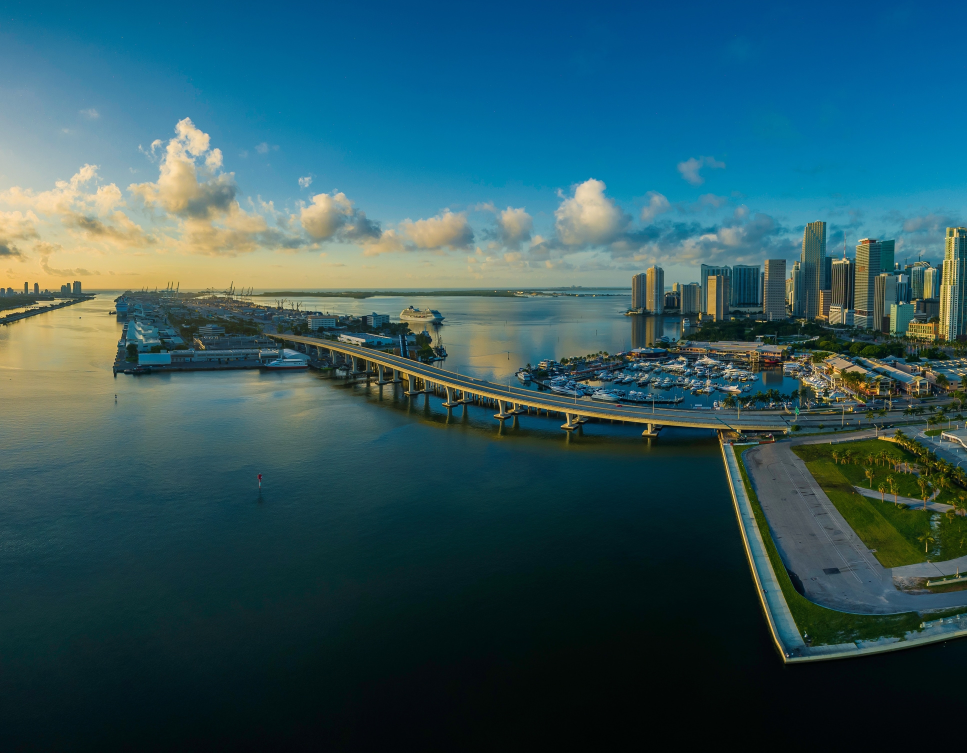
#> input picture image/test/1.jpg, 3867 x 3010 px (shown at 1/4 size); its folder holds 2 pictures in this run
$ python test.py
#> lines starting #> are read from the running program, lines starting #| are printed output that depends on the picture
### views/init_views.py
from __future__ import annotations

from typing import Tuple, Optional, List
import cv2
import numpy as np

from features.types import FeatureConfig
from features.detector import extract_sift_features
from features.matcher import match_chain_sequential
from geometry.homography import estimate_homography_ransac
from geometry.cylindrical import cylindrical_project
from .types import View

def init_views_from_paths(
    img_paths: List[str],
    cfg: FeatureConfig,
    ref_id: int = 0,
) -> List[View]:
    """
    通用版本：从若干张图片路径初始化一组 View，并计算每张图到参考视图的单应矩阵 H_to_ref。

    Parameters
    ----------
    img_paths : List[str]
        多张图片的路径，建议按空间顺序（如从左到右）排列。
    cfg : FeatureConfig
        特征提取 / 匹配配置。
    ref_id : int
        参考视图的索引（0 <= ref_id < len(img_paths)）。

    Returns
    -------
    views : List[View]
        views[i].id      = i
        views[i].H_to_ref: image i -> ref_id 的平面坐标系
                           （ref 视图自身为单位阵）
    """
#> called with ref_id = 1
    num_imgs = len(img_paths)
    if num_imgs < 2:
        raise ValueError(f"至少需要两张图片进行拼接，当前只有 {num_imgs} 张")

    if not (0 <= ref_id < num_imgs):
        raise ValueError(f"ref_id 必须在 [0, {num_imgs - 1}] 范围内，当前为 {ref_id}")

    # ------------------------------------------------------------------
    # 1. 读图
    # ------------------------------------------------------------------
    images: List[np.ndarray] = []
    for p in img_paths:
        img = cv2.imread(p)
#> img is the input picture: shape (3010, 3867, 3); mean B, G, R 93.4, 85.5, 46.7
        if img is None:
            raise IOError(f"读图失败: {p}")
        images.append(img)
    # ------------------------------------------------------------------
    # 1.5 柱面投影(CP-SIFT)
    # ------------------------------------------------------------------
    proc_images: List[np.ndarray] = []

    for img in images:
        proc = img

        if cfg.use_cylindrical:
            h, w = img.shape[:2]

            if cfg.fx is not None and cfg.fy is not None:
                fx = cfg.fx
                fy = cfg.fy
            else:
                f = cfg.cyl_f_ratio * w
                fx = fy = float(f)

            cx = cfg.cx if cfg.cx is not None else w * 0.5
            cy = cfg.cy if cfg.cy is not None else h * 0.5

            proc, _ = cylindrical_project(img, fx, fy, cx, cy)

        proc_images.append(proc)
#> this loop made 2 passes
#> after the loop, proc_images = 2 items

    # ------------------------------------------------------------------
    # 2. 提取特征（每张图一个 FeatureSet）
    # ------------------------------------------------------------------
    features = []
    for i, img in enumerate(proc_images):
        f = extract_sift_features(img, image_id=i, cfg=cfg)
        features.append(f)
#> this loop made 1 pass
#> (h in extract_sift_features, w in extract_sift_features) on pass 1: (3010, 3867)
#> pass 1, in extract_sift_features, `gray = cv2.cvtColor(image_bgr, cv2.COLOR_BGR2GRAY)`:
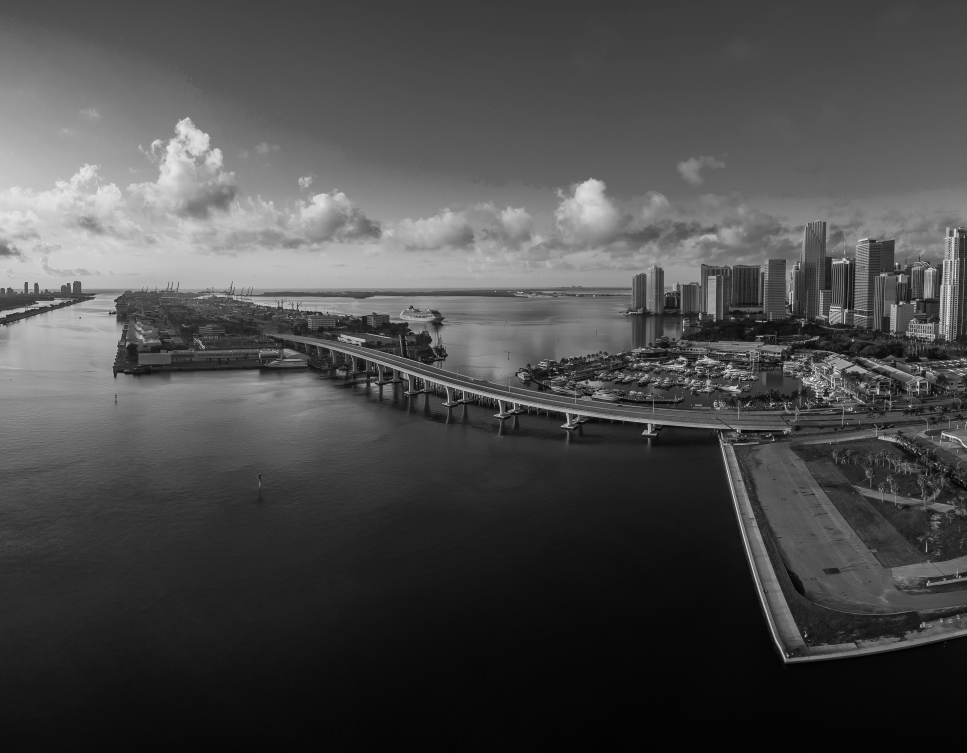
#> gray: shape (3010, 3867) (shown at 1/4 size); min 0, max 254, mean 74.8
#> after the loop, features = []

    # ------------------------------------------------------------------
    # 3. 顺序匹配：0-1, 1-2, ..., (N-2)-(N-1)
    #    match_chain_sequential 返回的长度应为 num_imgs-1
    # ------------------------------------------------------------------
    match_results = match_chain_sequential(features, cfg)
    if len(match_results) != num_imgs - 1:
        raise RuntimeError(
            f"match_chain_sequential 结果数量异常：期望 {num_imgs - 1}，实际 {len(match_results)}"
        )

    # ------------------------------------------------------------------
    # 4. 对每一对相邻视图估计 H_forward[i] : i -> i+1
    # ------------------------------------------------------------------
    H_forward: List[np.ndarray] = []
    for i in range(num_imgs - 1):
        fi = features[i]
        fj = features[i + 1]
        mij = match_results[i]

        H_res = estimate_homography_ransac(
            fi, fj, mij,
            ransac_thresh=3.0,
            confidence=0.995,
        )
        H_ij = H_res.H.astype(np.float32)  # i -> i+1
        H_forward.append(H_ij)

    # ------------------------------------------------------------------
    # 5. 根据 ref_id 传播，得到每张图到 ref 的单应矩阵 H_to_ref[i]
    #
    #    - H_to_ref[ref_id] = I
    #    - 左侧 (i < ref_id) : H_to_ref[i]   = H_to_ref[i+1] @ H_forward[i]
    #    - 右侧 (i > ref_id) : H_to_ref[i]   = H_to_ref[i-1] @ inv(H_forward[i-1])
    # ------------------------------------------------------------------
    H_to_ref: List[np.ndarray] = [np.eye(3, dtype=np.float32) for _ in range(num_imgs)]
    H_to_ref[ref_id] = np.eye(3, dtype=np.float32)

    # 从 ref 向左传播：ref-1, ref-2, ..., 0
    for i in range(ref_id - 1, -1, -1):
        # i -> ref = (i+1 -> ref) ∘ (i -> i+1)
        H_to_ref[i] = H_to_ref[i + 1] @ H_forward[i]

    # 从 ref 向右传播：ref+1, ref+2, ..., N-1
    for i in range(ref_id + 1, num_imgs):
        # i -> ref = (i-1 -> ref) ∘ (i -> i-1)
        # 其中 i -> i-1 = inv( (i-1) -> i ) = inv(H_forward[i-1])
        H_i_to_i_1 = np.linalg.inv(H_forward[i - 1])
        H_to_ref[i] = H_to_ref[i - 1] @ H_i_to_i_1

    # ------------------------------------------------------------------
    # 6. 构造 View 列表
    # ------------------------------------------------------------------
    views: List[View] = []
    for i, (path, img, feat, Href) in enumerate(
        zip(img_paths, proc_images, features, H_to_ref)
    ):
        v = View(
            id=i,
            name=path,
            image=img,
            features=feat,
            H_to_ref=Href,
        )
        views.append(v)

    return views

### features/detector.py
# features/detector.py
from typing import Optional, Tuple, List
import numpy as np
import cv2

from .types import FeatureConfig, ImageFeatures


def _create_sift(cfg: FeatureConfig) -> cv2.SIFT:
    return cv2.SIFT_create()


# [51 lines left out: function _grid_select_keypoints, not called in this run]


def extract_sift_features(
    image_bgr: np.ndarray,
    image_id: int,
    cfg: FeatureConfig,
    mask: Optional[np.ndarray] = None,
) -> ImageFeatures:
    """
    输入 BGR 或灰度图，输出一张图的 SIFT 特征。

    流程：
      1. 转灰度；
      2. 用 SIFT 检测 + 计算描述子；
      3. 用网格做一次均匀采样控制特征数量；
      4. 打包成 ImageFeatures 返回。

    参数:
      image_bgr: 原图 (H, W, 3) 或灰度 (H, W)
      image_id: 这一张图的编号（比如相机 index）
      cfg: FeatureConfig
      mask: 可选掩膜（为 0 的地方不检测特征，例如黑边 / 无效区域）
    """
    assert image_bgr.ndim in (2, 3), "image must be gray or BGR"

    if image_bgr.ndim == 3:
        gray = cv2.cvtColor(image_bgr, cv2.COLOR_BGR2GRAY)
    else:
        gray = image_bgr

    h, w = gray.shape[:2]

    sift = _create_sift(cfg)
#> (the run stopped early here; a loop or call above may not have finished)
